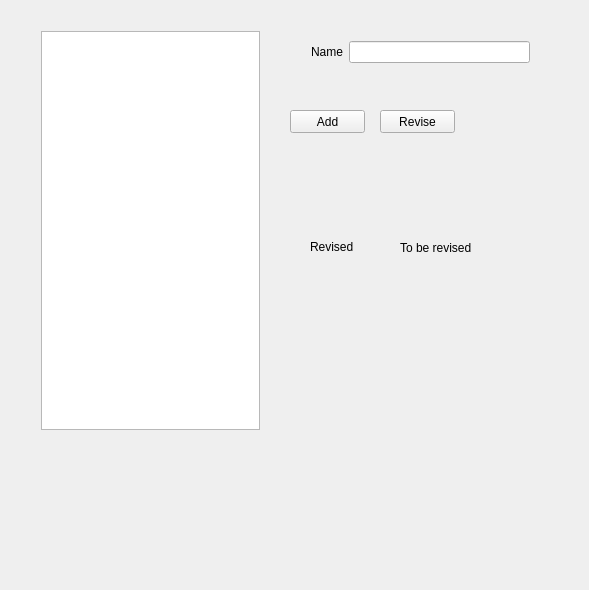
<?xml version="1.0" encoding="UTF-8"?>
<ui version="4.0">
 <class>ProgrammerWindow</class>
 <widget class="QWidget" name="ProgrammerWindow">
  <property name="geometry">
   <rect>
    <x>0</x>
    <y>0</y>
    <width>589</width>
    <height>590</height>
   </rect>
  </property>
  <property name="windowTitle">
   <string>ProgrammerWindow</string>
  </property>
  <widget class="QWidget" name="verticalLayoutWidget">
   <property name="geometry">
    <rect>
     <x>30</x>
     <y>20</y>
     <width>241</width>
     <height>421</height>
    </rect>
   </property>
   <layout class="QVBoxLayout" name="verticalLayout">
    <item>
     <widget class="QListWidget" name="filesList"/>
    </item>
   </layout>
  </widget>
  <widget class="QWidget" name="formLayoutWidget">
   <property name="geometry">
    <rect>
     <x>300</x>
     <y>30</y>
     <width>241</width>
     <height>61</height>
    </rect>
   </property>
   <layout class="QFormLayout" name="formLayout">
    <item row="0" column="0">
     <widget class="QLabel" name="nameLabel">
      <property name="text">
       <string>Name</string>
      </property>
     </widget>
    </item>
    <item row="0" column="1">
     <widget class="QLineEdit" name="nameLineEdit"/>
    </item>
   </layout>
  </widget>
  <widget class="QPushButton" name="addButton">
   <property name="geometry">
    <rect>
     <x>290</x>
     <y>110</y>
     <width>75</width>
     <height>23</height>
    </rect>
   </property>
   <property name="text">
    <string>Add</string>
   </property>
  </widget>
  <widget class="QPushButton" name="reviseButton">
   <property name="geometry">
    <rect>
     <x>380</x>
     <y>110</y>
     <width>75</width>
     <height>23</height>
    </rect>
   </property>
   <property name="text">
    <string>Revise</string>
   </property>
  </widget>
  <widget class="QLabel" name="label">
   <property name="geometry">
    <rect>
     <x>310</x>
     <y>240</y>
     <width>47</width>
     <height>13</height>
    </rect>
   </property>
   <property name="text">
    <string>Revised</string>
   </property>
  </widget>
  <widget class="QLabel" name="revised">
   <property name="geometry">
    <rect>
     <x>310</x>
     <y>270</y>
     <width>41</width>
     <height>31</height>
    </rect>
   </property>
   <property name="text">
    <string/>
   </property>
  </widget>
  <widget class="QLabel" name="label_3">
   <property name="geometry">
    <rect>
     <x>400</x>
     <y>240</y>
     <width>81</width>
     <height>16</height>
    </rect>
   </property>
   <property name="text">
    <string>To be revised</string>
   </property>
  </widget>
  <widget class="QLabel" name="toRevise">
   <property name="geometry">
    <rect>
     <x>400</x>
     <y>260</y>
     <width>71</width>
     <height>21</height>
    </rect>
   </property>
   <property name="text">
    <string/>
   </property>
  </widget>
 </widget>
 <layoutdefault spacing="6" margin="11"/>
 <resources/>
 <connections/>
</ui>
